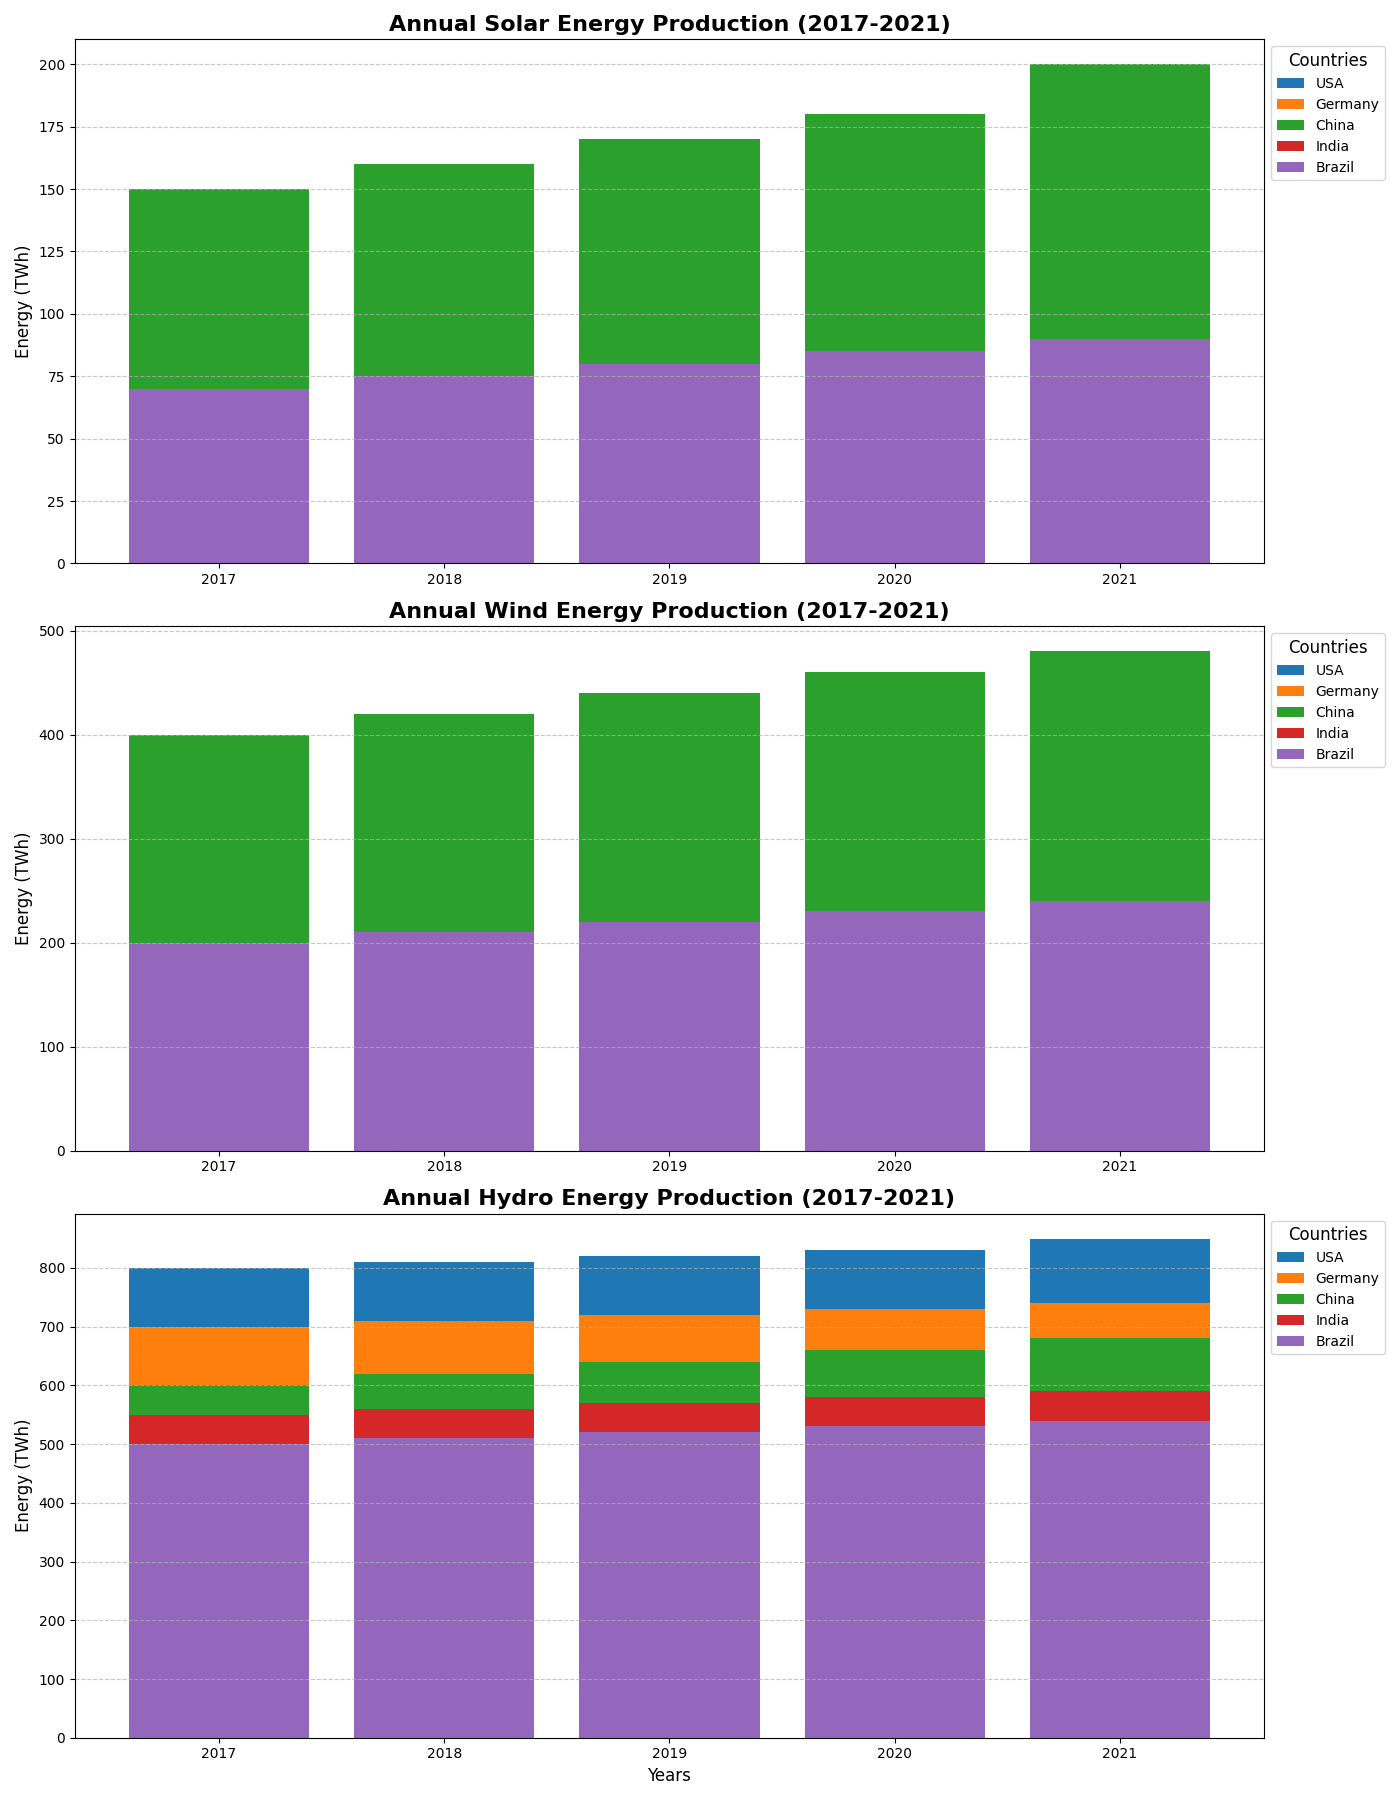

This chart was generated by the following Python code:
import matplotlib.pyplot as plt
import numpy as np

# Backstory: Visualizing the growth in renewable energy sources over five years. We'll compare solar, wind, and hydro energy production in five different countries.

# Define the countries and energy production data (in TWh)
countries = ['USA', 'Germany', 'China', 'India', 'Brazil']
years = ['2017', '2018', '2019', '2020', '2021']
solar_energy = np.array([
    [100, 110, 120, 130, 140], 
    [90, 100, 110, 120, 130], 
    [150, 160, 170, 180, 200], 
    [50, 55, 60, 65, 70], 
    [70, 75, 80, 85, 90]
])
wind_energy = np.array([
    [300, 310, 320, 330, 340], 
    [150, 160, 170, 180, 190], 
    [400, 420, 440, 460, 480], 
    [100, 110, 120, 130, 140], 
    [200, 210, 220, 230, 240]
])
hydro_energy = np.array([
    [800, 810, 820, 830, 850], 
    [700, 710, 720, 730, 740], 
    [600, 620, 640, 660, 680], 
    [550, 560, 570, 580, 590], 
    [500, 510, 520, 530, 540]
])

# Setting up the figure with multiple subplots
fig, axes = plt.subplots(3, 1, figsize=(14, 18))
fig.subplots_adjust(hspace=0.4)

# Bar chart for Solar Energy
for i in range(len(countries)):
    axes[0].bar(
        years, solar_energy[i], label=countries[i]
    )
axes[0].set_title('Annual Solar Energy Production (2017-2021)', fontsize=16, fontweight='bold')
axes[0].set_ylabel('Energy (TWh)', fontsize=12)
axes[0].legend(title='Countries', fontsize=10, loc='upper left', bbox_to_anchor=(1, 1), title_fontsize='12')
axes[0].grid(axis='y', linestyle='--', alpha=0.7)

# Bar chart for Wind Energy
for i in range(len(countries)):
    axes[1].bar(
        years, wind_energy[i], label=countries[i]
    )
axes[1].set_title('Annual Wind Energy Production (2017-2021)', fontsize=16, fontweight='bold')
axes[1].set_ylabel('Energy (TWh)', fontsize=12)
axes[1].legend(title='Countries', fontsize=10, loc='upper left', bbox_to_anchor=(1, 1), title_fontsize='12')
axes[1].grid(axis='y', linestyle='--', alpha=0.7)

# Bar chart for Hydro Energy
for i in range(len(countries)):
    axes[2].bar(
        years, hydro_energy[i], label=countries[i]
    )
axes[2].set_title('Annual Hydro Energy Production (2017-2021)', fontsize=16, fontweight='bold')
axes[2].set_xlabel('Years', fontsize=12)
axes[2].set_ylabel('Energy (TWh)', fontsize=12)
axes[2].legend(title='Countries', fontsize=10, loc='upper left', bbox_to_anchor=(1, 1), title_fontsize='12')
axes[2].grid(axis='y', linestyle='--', alpha=0.7)

# Adjust layout for better visibility
plt.tight_layout()

# Display the plot
plt.show()
